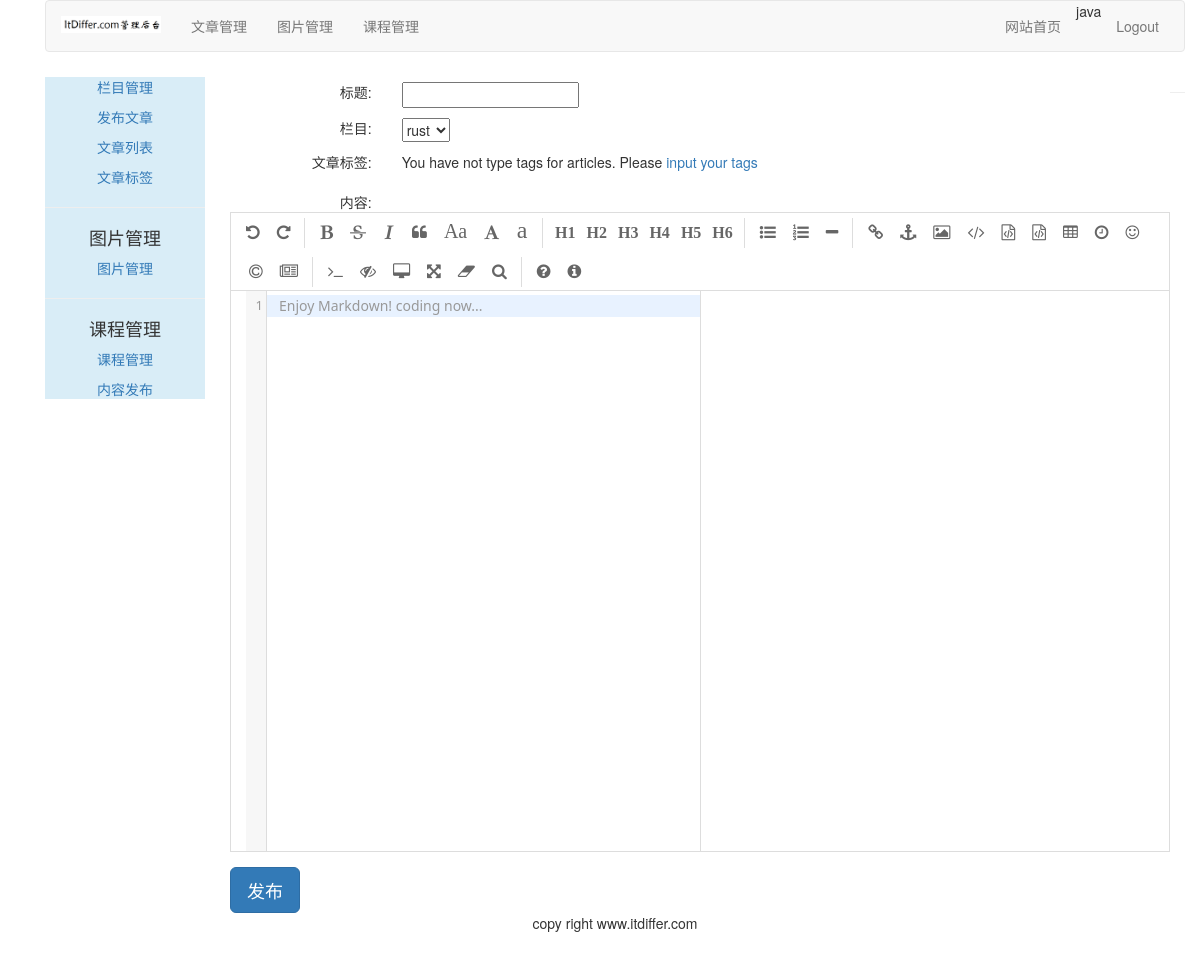
/article/article-post/ (signed in), run on an earlier commit of the app's database.
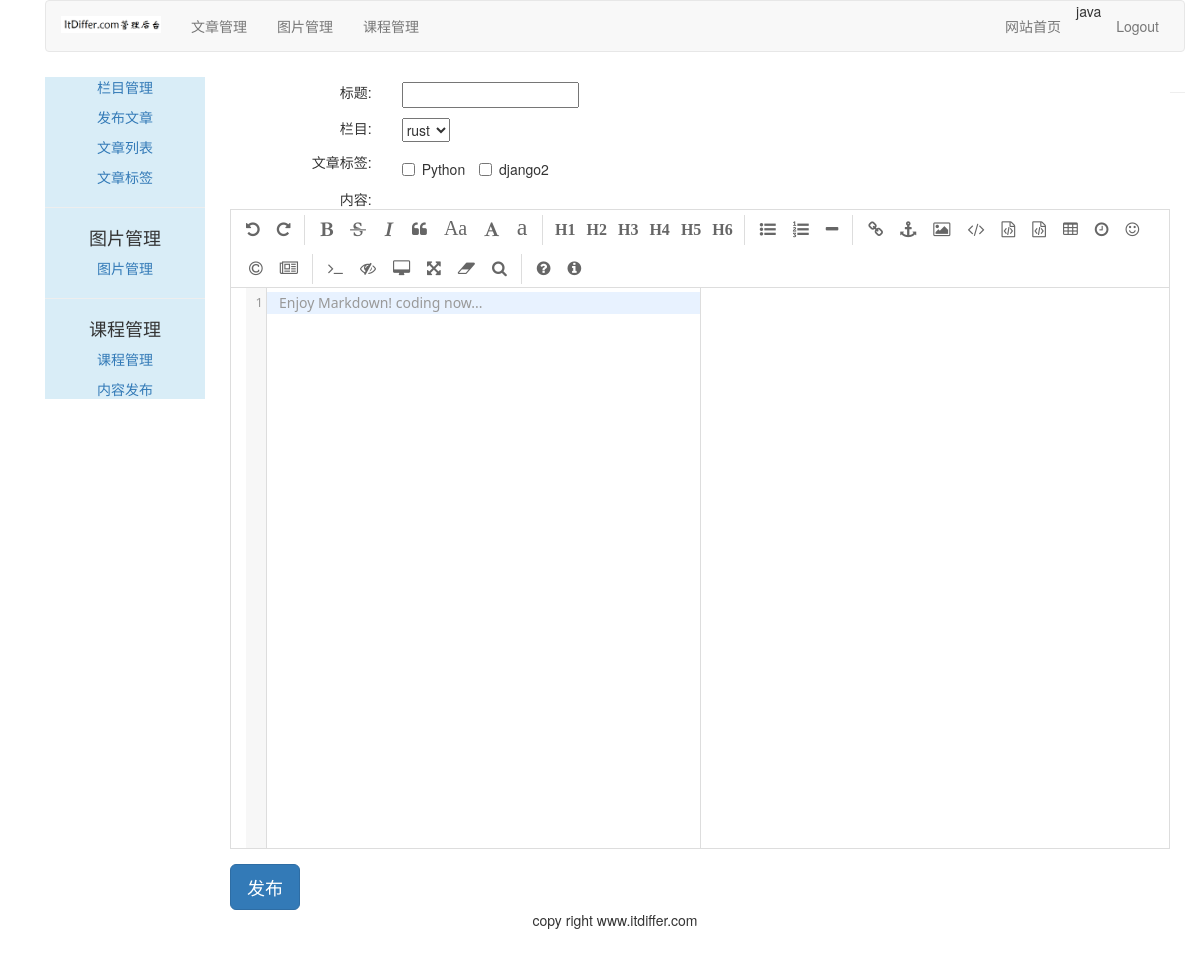
And on a later commit of the database.
### article/models.py (models this page shows, shortened)
class ArticleTag(models.Model):
	author = models.ForeignKey(User, on_delete=models.CASCADE, related_name="tag")
	tag = models.CharField(max_length=500)

### article/views.py (the view)
# urls.py: path('article-post/', views.article_post, name="article_post"),
@login_required(login_url='/account/login')
@csrf_exempt
def article_post(request):
    if request.method=="POST":
        article_post_form = ArticlePostForm(data=request.POST)
        if article_post_form.is_valid():
            try:
                new_article = article_post_form.save(commit=False)
                new_article.author = request.user
                new_article.column = request.user.article_column.get(id=request.POST['column_id'])
                new_article.save()
                tags = request.POST['tags']
                if tags:
                    for atag in json.loads(tags):
                        tag = request.user.tag.get(tag=atag)
                        new_article.article_tag.add(tag)
                return HttpResponse("1")
            except:
                return HttpResponse("2")
        else:
            return HttpResponse("3")
    else:
        article_post_form = ArticlePostForm()
        article_columns = request.user.article_column.all()    #⑦
        article_tags = request.user.tag.all()    #①
        return render(request, "article/column/article_post.html", {"article_post_form":article_post_form, "article_columns":article_columns, "article_tags":article_tags})

### article/forms.py
class ArticlePostForm(forms.ModelForm):
	class Meta:
		model = ArticlePost
		fields = ("title", "body")

### templates/article/column/article_post.html (shortened to what this page needs)
{% extends "article/base.html" %}
{% load staticfiles %}
{% block content %}
<link rel="stylesheet" href="{% static 'editor/css/style.css' %}">
<link rel="stylesheet" href="{% static 'editor/css/editormd.css' %}">
<div style="margin-left:10px">
    <form class="form-horizontal" action="." method="post">{% csrf_token %}
        <div class="row" style="margin-top: 10px;">
            <div class="col-md-2 text-right"><span>标题:</span></div>
            <div class="col-md-10 text-left">{{article_post_form.title}}</div>
        </div>
        <div class="row" style="margin-top: 10px;">
            <div class="col-md-2 text-right"><span>栏目:</span></div>
            <div class="col-md-10 text-left">
            	<select id="which_column">
            	    {% for column in article_columns %}
            	    <option value="{{column.id}}">{{column.column}}</option>
            	    {% endfor %}
            	</select>
            </div>
        </div>
        <div class="row" style="margin-top: 10px;">
            <div class="col-md-2 text-right"><span>文章标签:</span></div>
            <div class="col-md-10 text-left">
                {% for tag in article_tags %}
                <label class="checkbox-inline">
                    <input class="tagcheckbox" type="checkbox" id="{{ tag.id }}" name="article_tag" value="{{ tag.tag }}"> {{ tag.tag }}
                </label>
                {% empty %}
                <p>You have not type tags for articles. Please <a href="{% url 'article:article_tag' %}">input your tags</a></p>
                {% endfor %}
            </div>
        </div>
        <div class="row" style="margin-top: 10px;">
        	<div class="col-md-2 text-right"><span>内容:</span></div>
        	<div id="editormd" class="col-md-10 text-left">
            </div>
        </div>
        <div class="row">
            <input type="button" class="btn btn-primary btn-lg" value="发布" onclick="publish_article()">
        </div>
    </form>
</div>
{% endblock %}

What changed in the data, as far as the page shows it:
added ArticleTag: tag "Python"
added ArticleTag: tag "django2"
Also different on the page:
text no longer shown: "You have not type tags for articles. Please input your tags"
